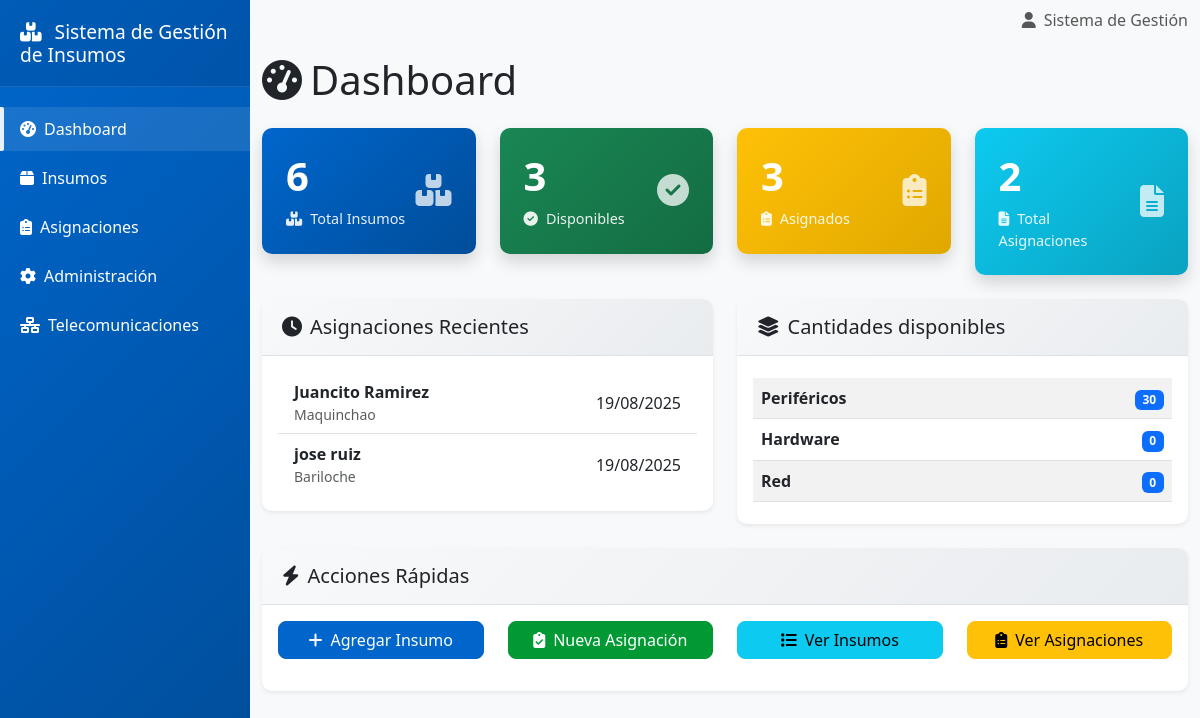
Before: /pages/dashboard.php with the older database file.
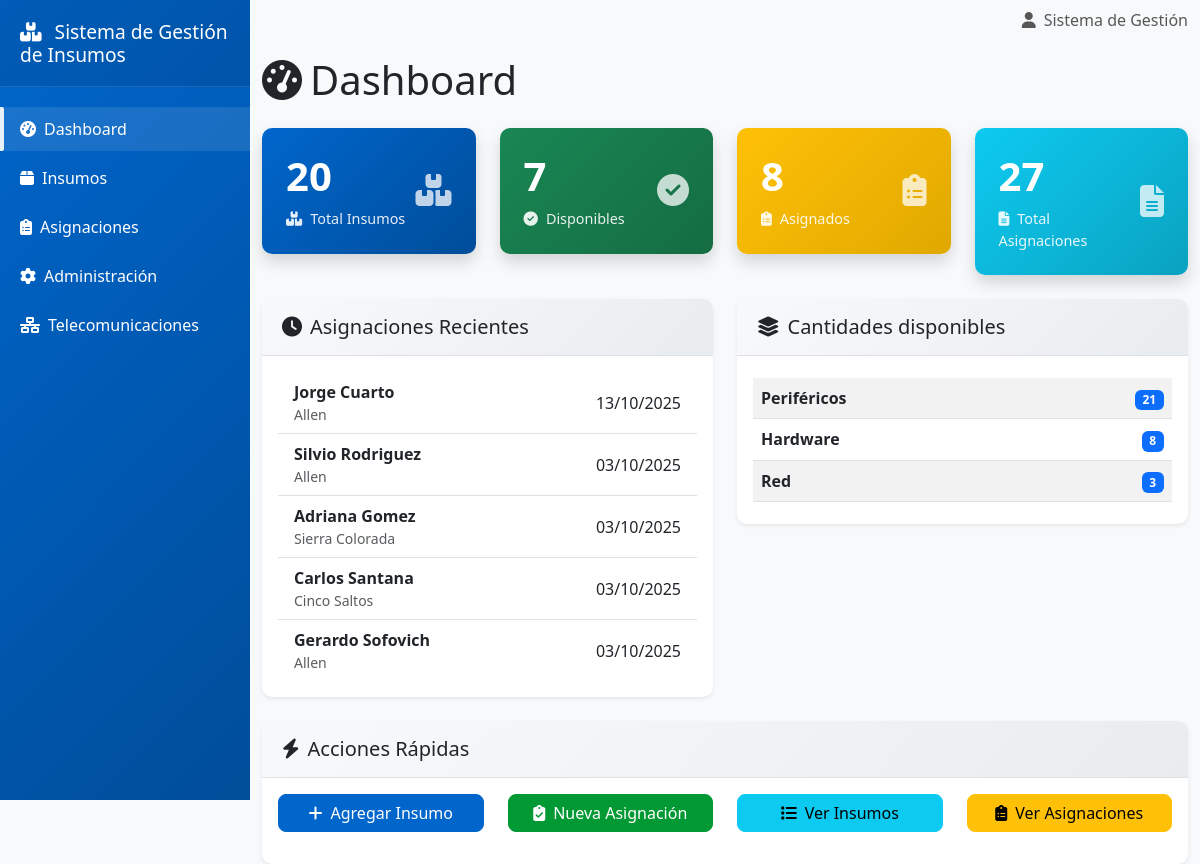
After: the same page with the newer database file.
### tables this page shows
CREATE TABLE `remitos` (
  `id_remito` int(11) NOT NULL,
  `numero_remito` varchar(50) NOT NULL,
  `id_sede` int(11) NOT NULL,
  `id_area` int(11) NOT NULL,
  `nombre_persona_asignada` varchar(100) NOT NULL,
  `apellido_persona_asignada` varchar(100) NOT NULL,
  `fecha_asignacion` date NOT NULL,
  `estado` enum('Activa','Devuelta') NOT NULL DEFAULT 'Activa',
  `fecha_devolucion` date DEFAULT NULL,
  `observaciones` varchar(255) DEFAULT NULL
);

CREATE TABLE `localidades` (
  `id_localidad` int(11) NOT NULL,
  `id_zona` int(11) NOT NULL,
  `nombre_localidad` varchar(100) NOT NULL
);

### pages/dashboard.php (the view, shortened to what the changed rows need)
<?php
$conexion = conectarDB();
$total_insumos = $conexion->query("SELECT COUNT(*) as total FROM insumos")->fetch()['total'];
$insumos_disponibles = $conexion->query("SELECT COUNT(*) as total FROM insumos WHERE estado = 'Disponible'")->fetch()['total'];
$insumos_asignados = $conexion->query("SELECT COUNT(*) as total FROM insumos WHERE estado = 'Asignado'")->fetch()['total'];
$total_asignaciones = $conexion->query("SELECT COUNT(*) as total FROM remitos")->fetch()['total'];
$stmt = $conexion->query("SELECT r.fecha_asignacion,
                                 r.nombre_persona_asignada,
                                 r.apellido_persona_asignada,
                                 l.nombre_localidad
                          FROM remitos r
                          JOIN sedes s ON r.id_sede = s.id_sede
                          JOIN localidades l ON s.id_localidad = l.id_localidad
                          ORDER BY r.fecha_asignacion DESC
                          LIMIT 5");
$asignaciones_recientes = $stmt->fetchAll();
$varios_subtipos = [
    'Hardware' => 0,
    'Periféricos' => 0,
    'Red' => 0,
];
$stmtVarios = $conexion->query("SELECT subcategoria_varios, COALESCE(SUM(cantidad),0) AS total
                                FROM insumos
                                WHERE TRIM(tipo_insumo) = 'Varios' AND cantidad > 0
                                GROUP BY subcategoria_varios");
$rowsV = $stmtVarios->fetchAll();
foreach ($rowsV as $row) {
    $sub = $row['subcategoria_varios'];
    $varios_subtipos[$sub] = (int)$row['total'];
}
?>
<?php include '../includes/header.php'; ?>
<div class="row">
    <div class="col-12">
        <h1 class="mb-4">
            <i class="fas fa-tachometer-alt me-2"></i>Dashboard
        </h1>
    </div>
</div>
<div class="row mb-4">
    <div class="col-md-3">
        <div class="dashboard-card">
            <div class="d-flex justify-content-between">
                <div>
                    <h3 id="total-insumos"><?php echo $total_insumos; ?></h3>
                    <p><i class="fas fa-boxes me-2"></i>Total Insumos</p>
                </div>
            </div>
        </div>
    </div>
    <div class="col-md-3">
        <div class="dashboard-card" style="background: linear-gradient(135deg, #198754 0%, #146c43 100%);">
            <div class="d-flex justify-content-between">
                <div>
                    <h3 id="insumos-disponibles"><?php echo $insumos_disponibles; ?></h3>
                    <p><i class="fas fa-check-circle me-2"></i>Disponibles</p>
                </div>
            </div>
        </div>
    </div>
    <div class="col-md-3">
        <div class="dashboard-card" style="background: linear-gradient(135deg, #ffc107 0%, #e0a800 100%);">
            <div class="d-flex justify-content-between">
                <div>
                    <h3 id="insumos-asignados"><?php echo $insumos_asignados; ?></h3>
                    <p><i class="fas fa-clipboard-list me-2"></i>Asignados</p>
                </div>
            </div>
        </div>
    </div>
    <div class="col-md-3">
        <div class="dashboard-card" style="background: linear-gradient(135deg, #0dcaf0 0%, #0aa2c0 100%);">
            <div class="d-flex justify-content-between">
                <div>
                    <h3 id="total-asignaciones"><?php echo $total_asignaciones; ?></h3>
                    <p><i class="fas fa-file-alt me-2"></i>Total Asignaciones</p>
                </div>
            </div>
        </div>
    </div>
</div>
<div class="row">
    <div class="col-md-6">
        <div class="card">
            <div class="card-body">
                <?php if (empty($asignaciones_recientes)): ?>
                    <p class="text-muted">No hay asignaciones recientes</p>
                <?php else: ?>
                    <ul class="list-group list-group-flush">
                        <?php foreach ($asignaciones_recientes as $asignacion): ?>
                        <li class="list-group-item d-flex justify-content-between align-items-center">
                            <div>
                                <strong><?php echo htmlspecialchars($asignacion['nombre_persona_asignada'] . ' ' . $asignacion['apellido_persona_asignada']); ?></strong>
                                <div class="text-muted small"><?php echo htmlspecialchars($asignacion['nombre_localidad']); ?></div>
                            </div>
                            <div class="text-nowrap"><?php echo date('d/m/Y', strtotime($asignacion['fecha_asignacion'])); ?></div>
                        </li>
                        <?php endforeach; ?>
                    </ul>
                <?php endif; ?>
            </div>
        </div>
    </div>
    <div class="col-md-6">
        <div class="card">
            <div class="card-body">
                <div class="table-responsive">
                    <table class="table table-striped datatable">
                        <tbody>
                            <tr>
                                <td class="text-end"><span class="badge bg-primary"><?php echo (int)$varios_subtipos['Periféricos']; ?></span></td>
                            </tr>
                            <tr>
                                <td class="text-end"><span class="badge bg-primary"><?php echo (int)$varios_subtipos['Hardware']; ?></span></td>
                            </tr>
                            <tr>
                                <td class="text-end"><span class="badge bg-primary"><?php echo (int)$varios_subtipos['Red']; ?></span></td>
                            </tr>
                        </tbody>
                    </table>
                </div>
            </div>
        </div>
    </div>
</div>
<?php include '../includes/footer.php'; ?>

Changed rows visible on the page:
no longer on this page (row edited): remitos: nombre_persona_asignada+apellido_persona_asignada "Juancito Ramirez", localidades.nombre_localidad "Maquinchao", fecha_asignacion "19/08/2025"
no longer on this page (row edited): remitos: nombre_persona_asignada+apellido_persona_asignada "jose ruiz", localidades.nombre_localidad "Bariloche", fecha_asignacion "19/08/2025"
added remitos: nombre_persona_asignada+apellido_persona_asignada "Jorge Cuarto", localidades.nombre_localidad "Allen", fecha_asignacion "13/10/2025"
added remitos: nombre_persona_asignada+apellido_persona_asignada "Silvio Rodriguez", localidades.nombre_localidad "Allen", fecha_asignacion "03/10/2025"
added remitos: nombre_persona_asignada+apellido_persona_asignada "Adriana Gomez", localidades.nombre_localidad "Sierra Colorada", fecha_asignacion "03/10/2025"
added remitos: nombre_persona_asignada+apellido_persona_asignada "Carlos Santana", localidades.nombre_localidad "Cinco Saltos", fecha_asignacion "03/10/2025"
added remitos: nombre_persona_asignada+apellido_persona_asignada "Gerardo Sofovich", localidades.nombre_localidad "Allen", fecha_asignacion "03/10/2025"
Other visible differences:
$total_insumos: "6" → "20"
$insumos_disponibles: "3" → "7"
$insumos_asignados: "3" → "8"
$total_asignaciones: "2" → "27"
$varios_subtipos['Periféricos']: "30" → "21"
$varios_subtipos['Hardware']: "0" → "8"
$varios_subtipos['Red']: "0" → "3"
